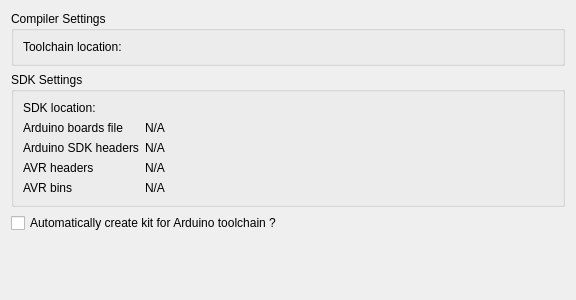
<?xml version="1.0" encoding="UTF-8"?>
<ui version="4.0">
 <class>ArduinoSettingsWidget</class>
 <widget class="QWidget" name="ArduinoSettingsWidget">
  <property name="geometry">
   <rect>
    <x>0</x>
    <y>0</y>
    <width>576</width>
    <height>300</height>
   </rect>
  </property>
  <property name="windowTitle">
   <string>Form</string>
  </property>
  <layout class="QVBoxLayout" name="verticalLayout">
   <item>
    <widget class="QGroupBox" name="groupBoxCompilerSettings">
     <property name="title">
      <string>Compiler Settings</string>
     </property>
     <layout class="QVBoxLayout" name="verticalLayout_2">
      <item>
       <layout class="QHBoxLayout" name="horizontalLayout">
        <item>
         <widget class="QLabel" name="labelToolchainLocation">
          <property name="text">
           <string>Toolchain location:</string>
          </property>
         </widget>
        </item>
        <item>
         <widget class="Utils::PathChooser" name="toolchainLocationPathChooser" native="true">
          <property name="sizePolicy">
           <sizepolicy hsizetype="Expanding" vsizetype="Preferred">
            <horstretch>0</horstretch>
            <verstretch>0</verstretch>
           </sizepolicy>
          </property>
         </widget>
        </item>
       </layout>
      </item>
     </layout>
    </widget>
   </item>
   <item>
    <widget class="QGroupBox" name="groupBoxSdkSettings">
     <property name="title">
      <string>SDK Settings</string>
     </property>
     <layout class="QVBoxLayout" name="verticalLayout_3">
      <item>
       <layout class="QFormLayout" name="formLayoutSdk">
        <item row="0" column="0">
         <widget class="QLabel" name="labelSdkLocation">
          <property name="text">
           <string>SDK location:</string>
          </property>
         </widget>
        </item>
        <item row="0" column="1">
         <widget class="Utils::PathChooser" name="sdkLocationPathChooser" native="true">
          <property name="sizePolicy">
           <sizepolicy hsizetype="Expanding" vsizetype="Preferred">
            <horstretch>0</horstretch>
            <verstretch>0</verstretch>
           </sizepolicy>
          </property>
         </widget>
        </item>
        <item row="1" column="0">
         <widget class="QLabel" name="label_4">
          <property name="text">
           <string>Arduino boards file</string>
          </property>
         </widget>
        </item>
        <item row="1" column="1">
         <widget class="QLabel" name="labelArduinoBoardsFile">
          <property name="text">
           <string>N/A</string>
          </property>
         </widget>
        </item>
        <item row="2" column="0">
         <widget class="QLabel" name="label">
          <property name="text">
           <string>Arduino SDK headers</string>
          </property>
         </widget>
        </item>
        <item row="2" column="1">
         <widget class="QLabel" name="labelArduinoHeaders">
          <property name="text">
           <string>N/A</string>
          </property>
         </widget>
        </item>
        <item row="3" column="0">
         <widget class="QLabel" name="label_2">
          <property name="text">
           <string>AVR headers</string>
          </property>
         </widget>
        </item>
        <item row="3" column="1">
         <widget class="QLabel" name="labelAvrHeaders">
          <property name="text">
           <string>N/A</string>
          </property>
         </widget>
        </item>
        <item row="4" column="0">
         <widget class="QLabel" name="label_3">
          <property name="text">
           <string>AVR bins</string>
          </property>
         </widget>
        </item>
        <item row="4" column="1">
         <widget class="QLabel" name="labelAvrBins">
          <property name="text">
           <string>N/A</string>
          </property>
         </widget>
        </item>
       </layout>
      </item>
     </layout>
    </widget>
   </item>
   <item>
    <widget class="QCheckBox" name="checkBoxAutoCreateKit">
     <property name="text">
      <string>Automatically create kit for Arduino toolchain ?</string>
     </property>
    </widget>
   </item>
   <item>
    <spacer name="verticalSpacer">
     <property name="orientation">
      <enum>Qt::Vertical</enum>
     </property>
     <property name="sizeHint" stdset="0">
      <size>
       <width>20</width>
       <height>40</height>
      </size>
     </property>
    </spacer>
   </item>
  </layout>
 </widget>
 <customwidgets>
  <customwidget>
   <class>Utils::PathChooser</class>
   <extends>QWidget</extends>
   <header location="global">utils/pathchooser.h</header>
   <container>1</container>
  </customwidget>
 </customwidgets>
 <resources/>
 <connections/>
</ui>
